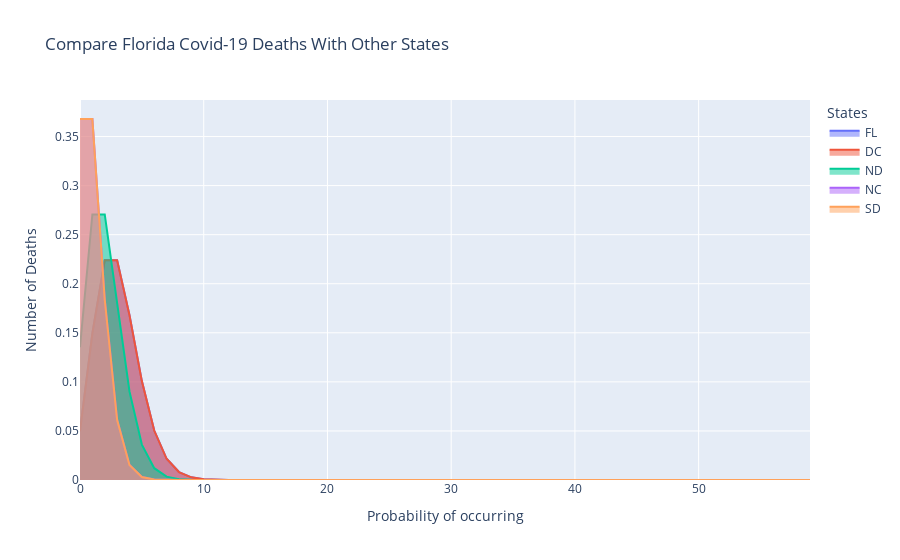

Here is the notebook cell this chart was saved with:
### Code cell
fig = go.Figure()
fig.add_trace(go.Scatter(x=df_deaths.index, y=df_deaths[0], fill='tozeroy', name='FL')) # fill down to xaxis
fig.add_trace(go.Scatter(x=df2_deaths.index, y=df2_deaths[0], fill='tozeroy', name='DC')) # fill to trace0 y
fig.add_trace(go.Scatter(x=df3_deaths.index, y=df3_deaths[0], fill='tozeroy', name='ND')) # fill to trace0 y
fig.add_trace(go.Scatter(x=df4_deaths.index, y=df4_deaths[0], fill='tozeroy', name='NC')) # fill to trace0 y
fig.add_trace(go.Scatter(x=df5_deaths.index, y=df5_deaths[0], fill='tozeroy', name='SD')) # fill to trace0 y
fig.update_layout(
    title="Compare Florida Covid-19 Deaths With Other States",
    xaxis_title="Probability of occurring",
    yaxis_title="Number of Deaths",
    legend_title="States",
)
fig.show()
fig.write_image("images/fig8.png")
